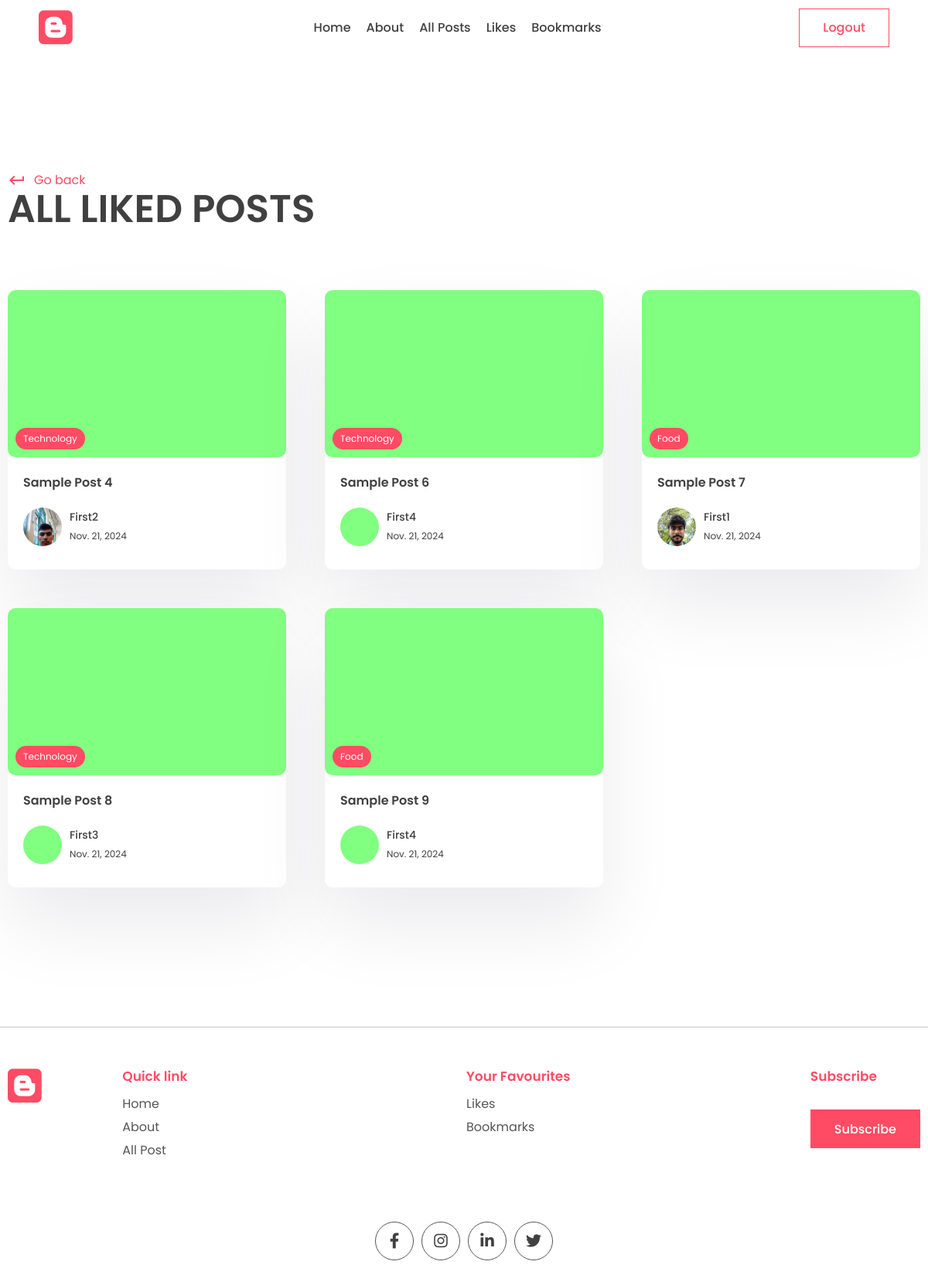
The app's page /all_liked_posts (signed in), older data.
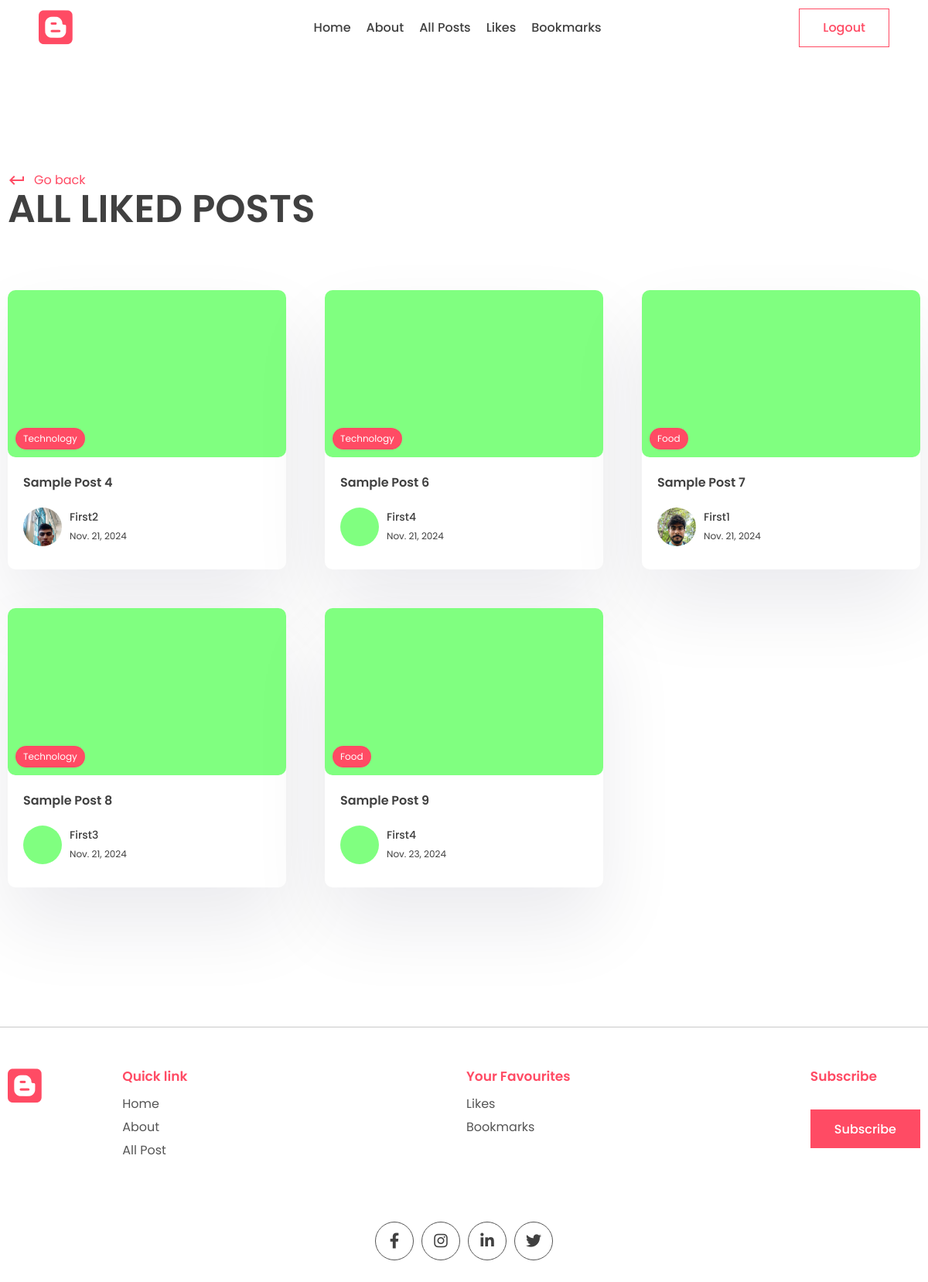
The same page, newer data.
### app/models.py (models this page shows, shortened)
class Post(models.Model):
    title =  models.CharField(max_length=200)
    content = models.TextField()
    last_updated = models.DateTimeField(auto_now=True)
    slug = models.SlugField(max_length=200, unique=True)
    image = models.ImageField(null=True, blank=True, upload_to="images/")
    tags = models.ManyToManyField(Tag, blank=True, related_name='post')
    view_count=models.IntegerField(null=True, blank=True)
    is_featured = models.BooleanField(default=False)
    author = models.ForeignKey(User, on_delete=models.CASCADE, null=True, blank=True)
    bookmarks = models.ManyToManyField(User, related_name="bookmarks", default=None, blank=True)
    likes = models.ManyToManyField(User, related_name="post_like", default=None, blank=True)

class Tag(models.Model):
    name = models.CharField(max_length=100)
    description = models.CharField(max_length=100)
    slug = models.SlugField(max_length=200, unique=True)

class Profile(models.Model):
    user = models.OneToOneField(User, on_delete=models.CASCADE)
    profile_image = models.ImageField(null=True, blank=True, upload_to="images/")
    slug = models.SlugField(max_length=200, unique=True)
    bio = models.CharField(max_length=200)

### app/views.py (the view)
# urls.py: path('all_liked_posts',views.all_liked_posts,name='all_liked_posts')
def all_liked_posts(request):
    all_liked_posts = Post.objects.filter(likes=request.user)
    context={'all_liked_posts':all_liked_posts}
    return render(request, 'app/all_liked_posts.html', context)

### app/templates/app/all_liked_posts.html (shortened to what this page needs)
{% extends 'base.html' %}
{% block content %}
<main>
  <div class="container">
    <div class="page-top">
      <div class="top flex">
        <div class="page-name">
          <a href="" class="learn">
            <span class="material-icons"> keyboard_return </span> Go back
          </a>
          <h1>All Liked Posts</h1>
        </div>
      </div>
    </div>
  </div>
</main>
<section class="sp">
  <div class="container">
    <div class="grid-3">
      {% for post in all_liked_posts %}
      <a href="{% url 'post_page' post.slug %}">
        <div class="card">
          <div class="post-img">
            <img src="{{post.image.url}}" alt="" />
            <div class="tag">{{post.tags.all.0.name}}</div>
          </div>
          <div class="card-content">
            <h3>{{post.title}}</h3>
            <div class="author">
              <div class="profile-pic">
                <img src="{{post.author.profile.profile_image.url}}" alt="" />
              </div>
              <div class="details">
                <p>{{post.author.first_name}}</p>
                <small>{{post.last_updated|date}}</small>
              </div>
            </div>
          </div>
        </div>
      </a>
      {% endfor %}
    </div>
  </div>
</section>
{% endblock content %}

Row changes from the older to the newer data that the page shows:
changed Post "Sample Post 9": last_updated "Nov. 21, 2024" → "Nov. 23, 2024"
